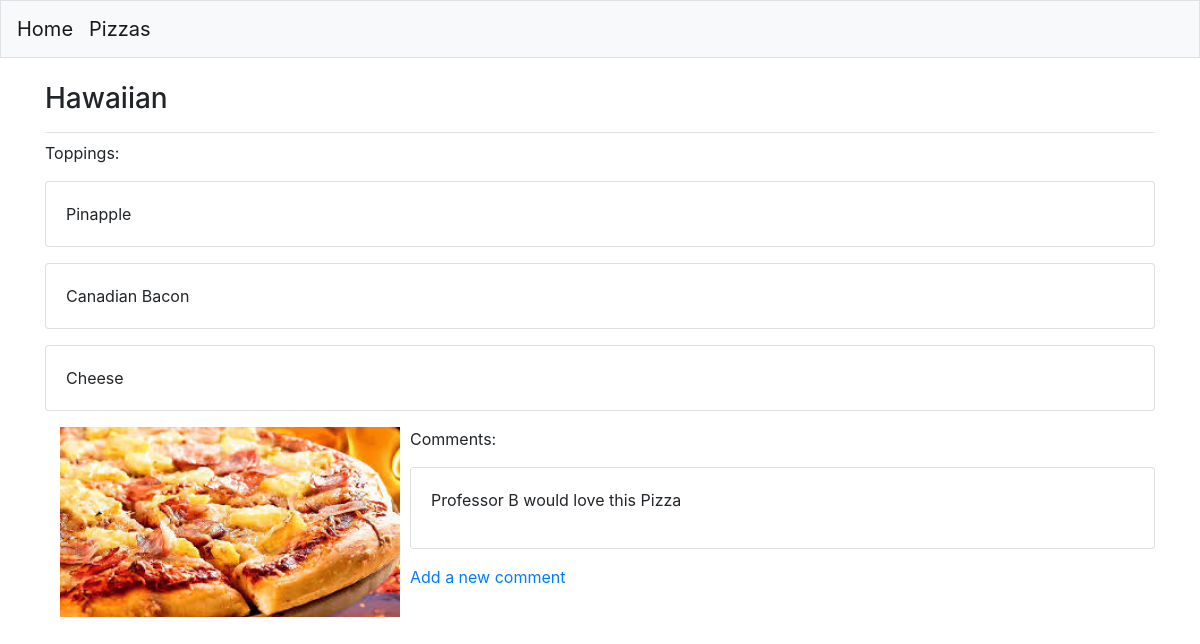
Screenshot of /pizzas/2/ with the database file from the repository.
### MainApp/models.py (models this page shows)
class Pizza(models.Model):
    name = models.CharField(max_length=100)
    def __str__(self):
        return self.name

class Topping(models.Model):
    pizza = models.ForeignKey(Pizza, on_delete=models.CASCADE)
    name = models.CharField(max_length=100)
    class Meta:
        verbose_name_plural = 'toppings'
    def __str__(self):
        return self.name

class Image(models.Model):
    pizza = models.ForeignKey(Pizza, on_delete=models.CASCADE)
    image = models.ImageField(upload_to='images/')

class Comment(models.Model):
    pizza = models.ForeignKey(Pizza, on_delete=models.CASCADE)
    comment = models.TextField()
    date_added = models.DateTimeField(auto_now_add=True)
    class Meta:
        verbose_name_plural = 'Comments'
    def __str__(self):
        return f"{self.comment[:200]}"

### MainApp/views.py (the view)
# urls.py: path('pizzas/<int:pizza_id>/', views.pizza, name='pizza' ),
def pizza(request, pizza_id):
    pizza = Pizza.objects.get(id=pizza_id)
    toppings = pizza.topping_set.all()
    comments = pizza.comment_set.all()
    if request.method == 'GET':
        image = pizza.image_set.all()
    context = {'pizza':pizza, 'toppings':toppings, 'comments':comments, 'image':image}
    return render(request, 'MainApp/pizza.html', context)

### MainApp/templates/mainapp/pizza.html
{% extends "MainApp/base.html" %}
{% block page_header %}
    <h3>{{ pizza }}</h3>
{% endblock page_header %}
{% block content %}
    <p>Toppings: </p>
    {% for t in toppings %}
        <div class="card mb-3">
            <div class="card-body">
                {{ t }}
            </div>
        </div>
    {% empty %}
        <p>There are no toppings for this pizza</p>
    {% endfor %}
    {% for i in image %}
        <div class="col-md-4">
                <img src="{{  i.image.url  }}" class="img-responsive" style="width: 100%; float: left; margin-right: 10px;" />
        </div>
    {% empty %}
        <p>There is no image for this pizza</p>
    {% endfor %}
    <p>Comments: </p>
    {% for c in comments %}
        <div class="card mb-3">
            <div class="card-body">
                {{ c|linebreaks }}
            </div>
        </div>
    {% empty %}
        <p>There are no comments for this pizza</p>
    {% endfor %}
    <p></p><a href="{% url 'MainApp:comment' pizza.id %}">Add a new comment</a></p>
{% endblock content %}

### rows the page displays
Pizza: name "Hawaiian"
Topping: name "Pinapple"
Topping: name "Canadian Bacon"
Topping: name "Cheese"
Image: image (picture)
Comment: comment "Professor B would love this Pizza"
